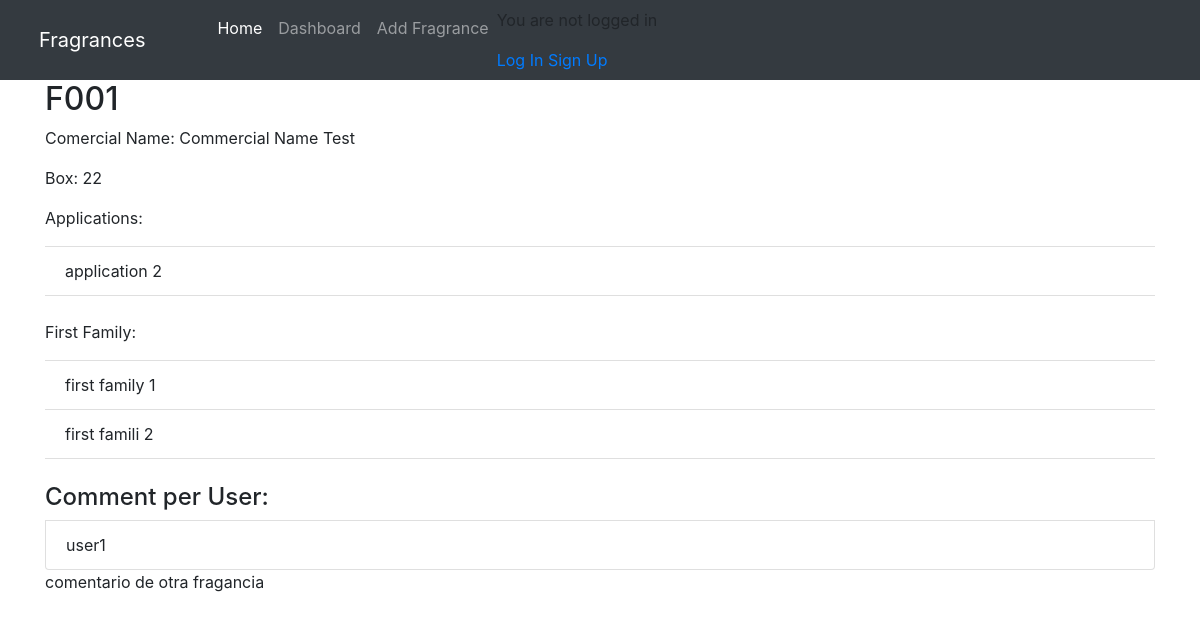
/fragrance/1, run on the app's committed database.
### fragrances/models.py (models this page shows, shortened)
class FragrancesModel(models.Model):
    fragrance_code = models.CharField(unique=True, max_length=20, verbose_name="fragrance code")
    essential_club = models.BooleanField(verbose_name="essential club", default=False, null=False)
    vigente = models.BooleanField(verbose_name="vigente")
    application = models.ManyToManyField(ApplicationModel, verbose_name="application")  # Relation Many to Many (it is like a TAG)
    commercial_name = models.CharField(max_length=20, verbose_name="commercial name")
    box = models.IntegerField(verbose_name="box")
    cost_kilo_us = models.FloatField(verbose_name="cost kilo")
    selling_price_aud = models.FloatField(verbose_name="selling price")
    first_family = models.ManyToManyField(FirstFamilyModel, verbose_name="first family")  # Relation Many to Many (it is like a TAG)
    second_family = models.ManyToManyField(SecondFamilyModel, verbose_name="second family")  # Relation Many to Many (it is like a TAG)
    third_family = models.ManyToManyField(ThirdFamilyModel, verbose_name="third family")  # Relation Many to Many (it is like a TAG)
    market_type = models.ManyToManyField(MarketTypeModel, verbose_name="market type")  # Relation Many to Many (it is like a TAG)
    nota_salida = models.ManyToManyField(NotaSalidaModel, verbose_name="nota salida")  # Relation Many to Many (it is like a TAG)
    nota_cuerpo = models.ManyToManyField(NotaCuerpoModel, verbose_name="nota cuerpo")  # Relation Many to Many (it is like a TAG)
    nota_fondo = models.ManyToManyField(NotaFondoModel, verbose_name="nota fondo")  # Relation Many to Many (it is like a TAG)
    expiry_date = models.DateField(verbose_name="expiry date")
    sample_size = models.FloatField(verbose_name="sample size")
    technology = models.ManyToManyField(TechnologyModel, verbose_name="technology")  # Relation Many to Many (it is like a TAG)
    collection_prom = models.ManyToManyField(CollectionModel, verbose_name="collection")  # Relation Many to Many (it is like a TAG)
    shortlisted = models.BooleanField(verbose_name="shortlisted")
    won_selling = models.BooleanField(verbose_name="won selling")
    natural_extracts = models.ManyToManyField(NaturalExtractsModel, verbose_name="natural extracts")  # Relation Many to Many (it is like a TAG)
    allergen = models.FloatField(verbose_name="allergen")
    natural_percentage = models.BooleanField(verbose_name="natural percentage")
    natural_derived = models.BooleanField(verbose_name="natural derived")
    ecocert = models.BooleanField(verbose_name="ecocert")
    bio_degradable = models.BooleanField(verbose_name="bio degradable")
    dangerous_good = models.BooleanField(verbose_name="dangerous good")
    ai = models.BooleanField(verbose_name="ai")

class ApplicationModel(models.Model):
    application_name = models.CharField(max_length=20)
    def __str__(self):
        return self.application_name

class FirstFamilyModel(models.Model):
    first_family = models.CharField(max_length=20)
    def __str__(self):
        return self.first_family

class CommentsModel(models.Model):
    author = models.ForeignKey(CustomUser, on_delete=models.SET_NULL, null=True, verbose_name="author")
    fragrance = models.ForeignKey(FragrancesModel, on_delete=models.SET_NULL, null=True)
    comment = models.CharField(max_length=90, verbose_name="comment")
    def __str__(self):
        return str(self.author)

class CustomUser(AbstractUser):
    age = models.PositiveIntegerField(null=True, blank=True, verbose_name="edad")

### fragrances/views.py (the view)
# urls.py: path('fragrance/<int:pk>', FragrancesDetailView.as_view(), name='fragrance_detail'),
class FragrancesDetailView(DetailView):
    model = FragrancesModel
    context_object_name = 'fragrance_detail'
    template_name = 'fragrances-detail.html'

### fragrances/templates/fragrances-detail.html
{% extends 'base.html' %}
{% block content %}
    <div class="container">
        <h2>{{ fragrance_detail.fragrance_code }}</h2>
        <p>Comercial Name: {{ fragrance_detail.commercial_name }}</p>
        <p>Box: {{ fragrance_detail.box }}</p>
        <p>Applications: </p>
        <ul class="list-group list-group-flush">
            {% for i in fragrance_detail.application.all %}
                <li class="list-group-item">{{ i }} </li>
            {% endfor %}
        </ul>
        <br>
        <p>First Family:</p>
        <ul class="list-group list-group-flush">
            {% for i in fragrance_detail.first_family.all %}
                <li class="list-group-item">{{ i }} </li>
            {% endfor %}
        </ul>
        <br>
       <h4>Comment per User:</h4>
            {% for user in fragrance_detail.commentsmodel_set.all %}
              <li class="list-group-item">{{ user }} </li>
                {{ user.comment }}
             {% endfor %}
    </div>
    <br>
{% endblock %}

### data on the page
FragrancesModel: fragrance_code "F001", commercial_name "Commercial Name Test", box "22"
ApplicationModel: application_name "application 2"
FirstFamilyModel: first_family "first family 1"
FirstFamilyModel: first_family "first famili 2"
CommentsModel: author.username "user1", comment "comentario de otra fragancia"
